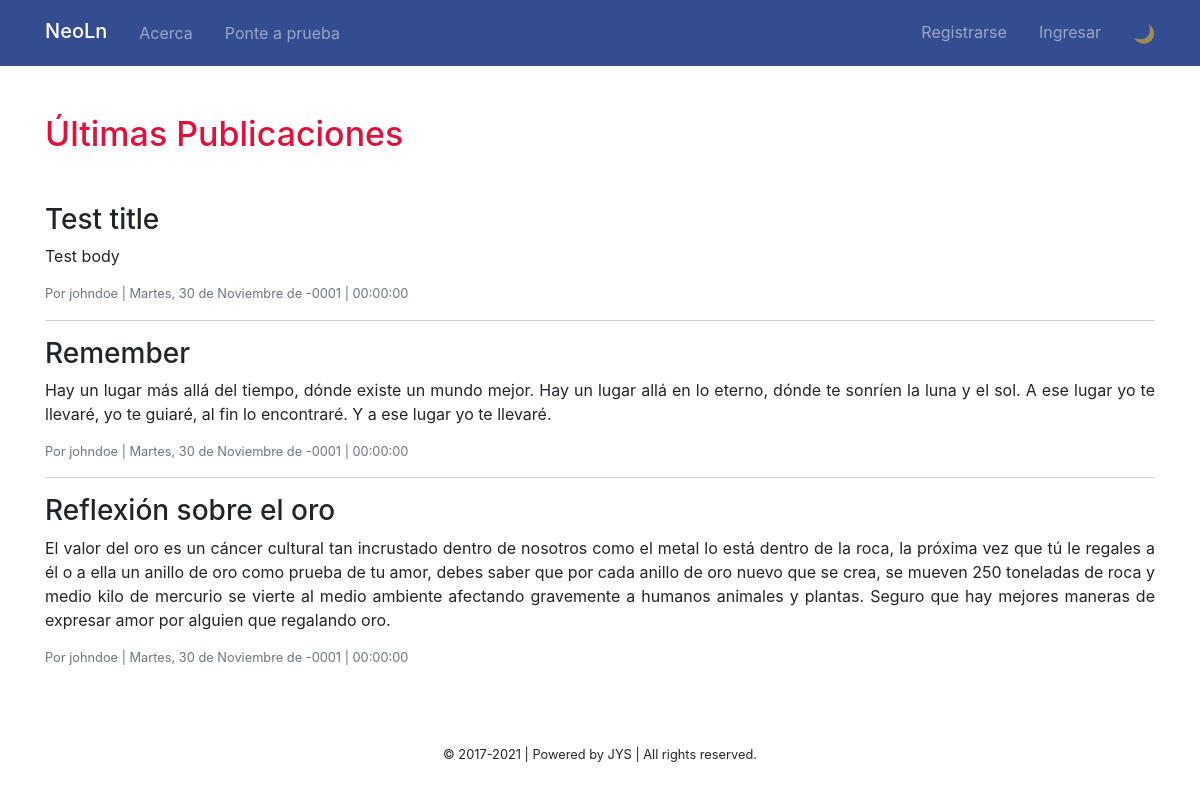
The page / on the database its author committed.
### tables this page shows
CREATE TABLE post (
	id INT UNSIGNED NOT NULL AUTO_INCREMENT PRIMARY KEY,
	author_id INT UNSIGNED NOT NULL,
	created_on DATETIME NOT NULL,
	last_modified_on DATETIME NOT NULL,
	title VARCHAR(255) NOT NULL,
	body TEXT NOT NULL,
	FOREIGN KEY (author_id) REFERENCES user (user_id)
);

CREATE TABLE user (
	user_id INT UNSIGNED NOT NULL AUTO_INCREMENT PRIMARY KEY,
	last_name VARCHAR(50) NOT NULL,
	first_name VARCHAR(50) NOT NULL,
	user_name VARCHAR(50) NOT NULL,
	user_email VARCHAR(50) NOT NULL,
	password VARCHAR(255) NOT NULL,
	activation CHAR(32) NOT NULL,
	created_on DATETIME NOT NULL,
	last_modified_on DATETIME NOT NULL,
    deleted TINYINT(1) NOT NULL DEFAULT 0,
    UNIQUE KEY user_email_unique (user_email),
    UNIQUE KEY user_name_unique (user_name)
);

### public/index.php (called while the page is built, shortened)
<?php
$q = 'SELECT p.id, p.title, p.body, p.last_modified_on, p.created_on, p.author_id, u.user_name
        FROM post p JOIN user u ON p.author_id = u.user_id
        ORDER BY p.created_on DESC;';
$data = [
    'title' => 'Publicaciones',
    'posts' => query($q)
];
render("post/index", $data);

### views/post/index.phtml (the view, shortened to what this page needs)
<?php
$n = count($posts) - 1;
?>
<section class="content" style="/*padding: 0.625rem;*/">
    <h1 class="text-crimson mb-5">Últimas Publicaciones
    </h1>
    <?php foreach ($posts as $key => $post): ?>
        <div class="row">
            <div class="col-md-12">
                <h2 class="h3"><?= $post['title']; ?></h2>
            </div>
        </div>
        <div class="row">
            <div class="col-md-12">
                <p style="text-align: justify;"><?= nl2br($post['body']); ?></p>
                <div class="text-muted small"><?= 'Por ' . $post['user_name'] . ' | '  .  dateFormat($post['created_on']) ?>
                </div>
            </div>
        </div>
        <?php if ($key < $n): ?>
        <hr style="border-top: 1px solid #d2d1d1;">
        <?php endif ?>
    <?php endforeach ?>
</section>

### public/css/styles.css (style rules this page uses)
section h1 { font-size: 2.125rem; }
.text-crimson { color: crimson; }

### rows shown on the page
post: title "Test title", body "Test body", author.user_name "johndoe", created_on "Martes, 30 de Noviembre de -0001 | 00:00:00"
post: title "Remember", body "Hay un lugar más allá del tiempo, dónde existe un mundo mejor. Hay un lugar allá en lo eterno, dónde te sonríen la luna y el sol. A ese lugar yo te llevaré, yo te guiaré, al fin lo encontraré. Y a ese lugar yo te llevaré.", author.user_name "johndoe", created_on "Martes, 30 de Noviembre de -0001 | 00:00:00"
post: title "Reflexión sobre el oro", body "El valor del oro es un cáncer cultural tan incrustado dentro de nosotros como el metal lo está dentro de la roca, la próxima vez que tú le regales a él o a ella un anillo de oro como prueba de tu amor, debes saber que por cada anillo de oro nuevo que se crea, se mueven 250 toneladas de roca y medio kilo de mercurio se vierte al medio ambiente afectando gravemente a humanos animales y plantas. Seguro que hay mejores maneras de expresar amor por alguien que regalando oro.", author.user_name "johndoe", created_on "Martes, 30 de Noviembre de -0001 | 00:00:00"
